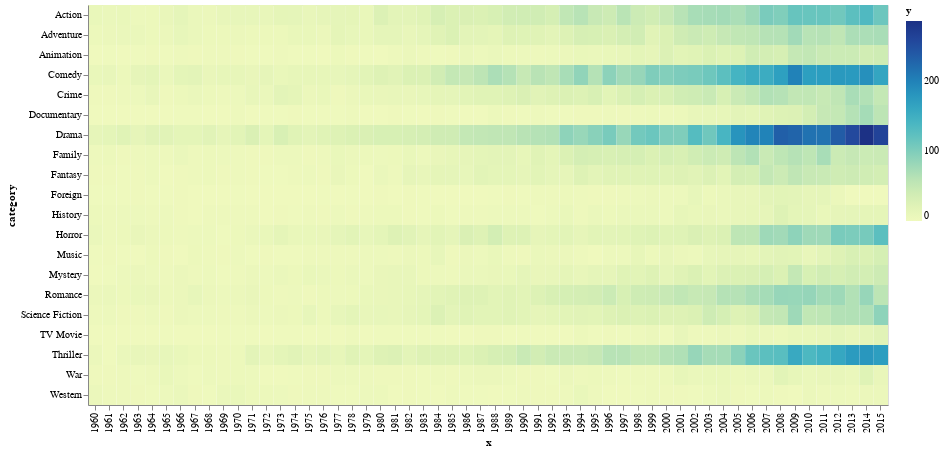

Notebook code for this chart:
### Code cell
import altair as alt
from vega_datasets import data

# Since the data is more than 5,000 rows we'll import it from a URL
#source = data.seattle_temps.url

    
alt.Chart(source).mark_rect().encode(
    x='x:N',
    y='category:N',
    color='y:Q',
    tooltip = [ alt.Tooltip('category:N', title='Genre'),
                alt.Tooltip('x:N', title='Year'),
                alt.Tooltip('y:Q', title='Films')]).properties(width=800)

### Figure 1 — Vega-Lite specification as saved in the notebook (floating-point values rounded to 4 significant figures; data arrays with more than 128 entries replaced by an {"elided": "..."} marker saying what was removed)
{"config": {"view": {"continuousWidth": 400, "continuousHeight": 300}}, "data": {"name": "data-c6d69308bcea06bbb6c819c198dcce5a"}, "mark": "rect", "encoding": {"color": {"type": "quantitative", "field": "y"}, "tooltip": [{"type": "nominal", "field": "category", "title": "Genre"}, {"type": "nominal", "field": "x", "title": "Year"}, {"type": "quantitative", "field": "y", "title": "Films"}], "x": {"type": "nominal", "field": "x"}, "y": {"type": "nominal", "field": "category"}}, "width": 800, "$schema": "https://vega.github.io/schema/vega-lite/v4.0.2.json", "datasets": {"data-c6d69308bcea06bbb6c819c198dcce5a": {"elided": "1120 records"}}}
